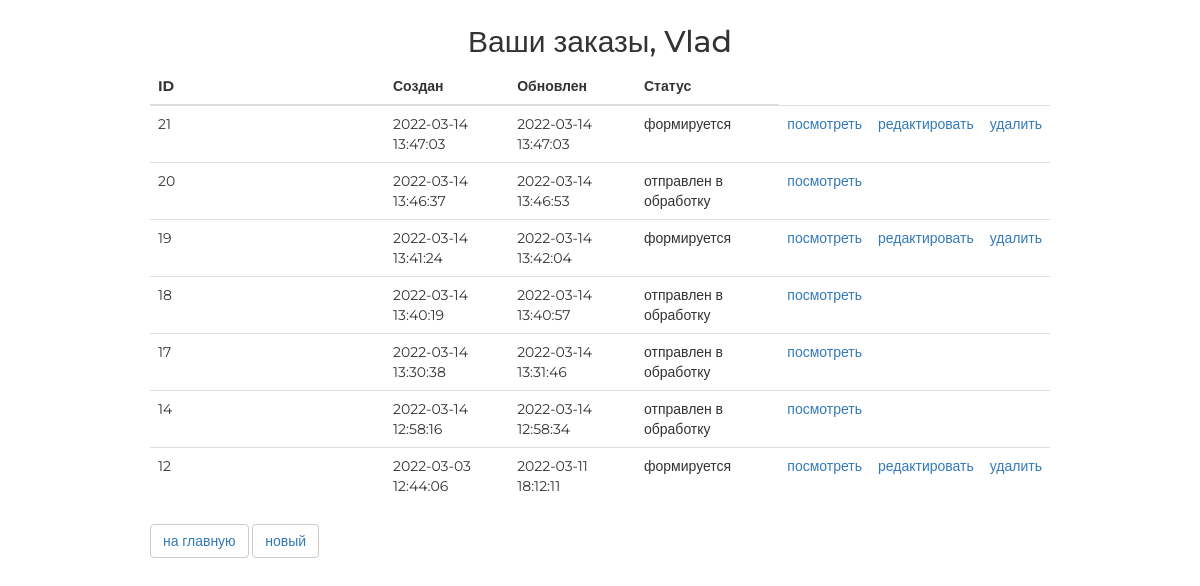
The page /order/ (signed in) on the database as committed earlier.
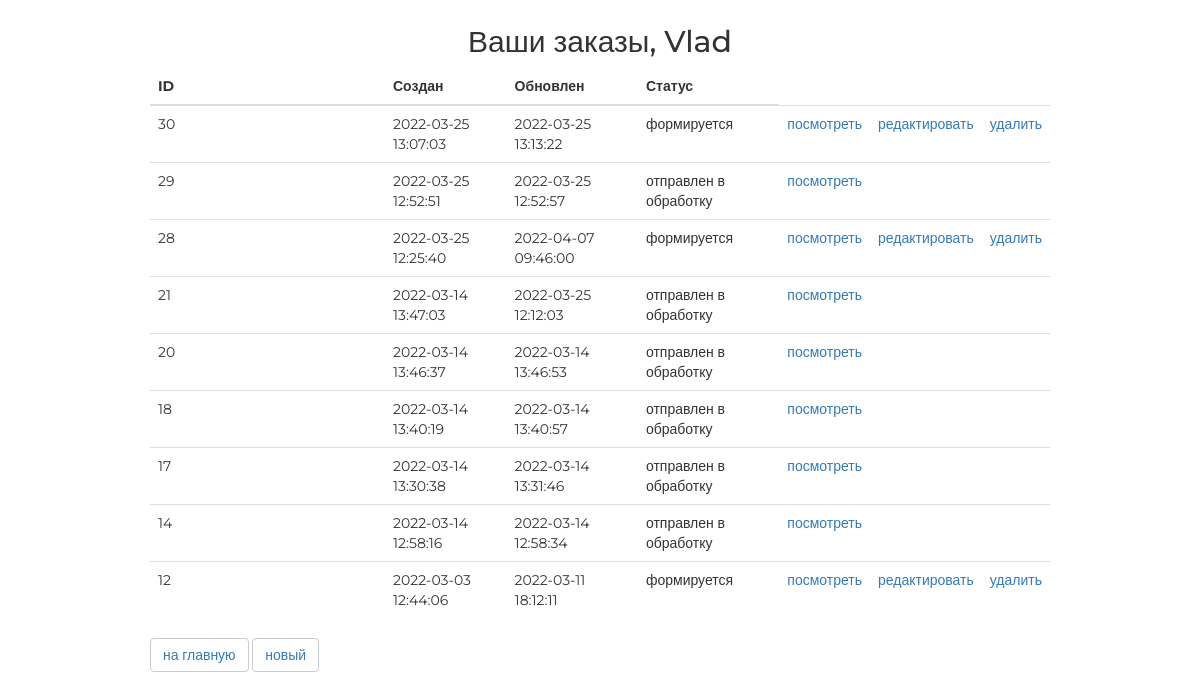
The same page on the database as committed later.
### ordersapp/models.py (models this page shows, shortened)
class Order(models.Model):
    FORMING = "FM"
    SENT_TO_PROCEED = "STP"
    PROCEEDED = "PRD"
    PAID = "PD"
    READY = "RDY"
    CANCEL = "CNC"
    ORDER_STATUS_CHOICES = (
        (FORMING, "формируется"),
        (SENT_TO_PROCEED, "отправлен в обработку"),
        (PAID, "оплачен"),
        (PROCEEDED, "собран"),
        (READY, "готов к выдаче"),
        (CANCEL, "отменен"),
    )
    user = models.ForeignKey(settings.AUTH_USER_MODEL, on_delete=models.CASCADE)
    created = models.DateTimeField(verbose_name="создан", auto_now_add=True)
    updated = models.DateTimeField(verbose_name="обновлен", auto_now=True)
    status = models.CharField(
        verbose_name="статус",
        max_length=3,
        choices=ORDER_STATUS_CHOICES,
        default=FORMING,
    )
    is_active = models.BooleanField(verbose_name="активен", default=True)
    class Meta:
        ordering = ("-created",)
        verbose_name = "заказ"
        verbose_name_plural = "заказы"

### ordersapp/views.py (the view)
# urls.py: path("", ordersapp.OrderList.as_view(), name="orders_list"),
class OrderList(ListView):
    model = Order
    def get_queryset(self):
        return Order.objects.filter(user=self.request.user)

### mainapp/context_processors.py (called while the page is built)
def cart(request):
    cart = []
    if request.user.is_authenticated:
        cart = Cart.objects.filter(user=request.user)
    return {
        "cart": cart,
    }

### ordersapp/templates/ordersapp/order_list.html
{% extends 'ordersapp/base.html' %}
{% load static %}
{% block content %}
   <div class="h2 text-center head">
       Ваши заказы,
       {% if user.first_name %}
           {{ user.first_name|title}}
       {% else %}
           Пользователь
       {% endif %}
   </div>
   <table class="table orders_list">
       <thead>
         <tr>
           <th>ID</th>
           <th>Создан</th>
           <th>Обновлен</th>
           <th>Статус</th>
         </tr>
       </thead>
       <tbody>
           {% for item in object_list %}
               {% if item.is_active %}
               <tr>
                   <td class="td1 orders_list">{{ item.pk }}</td>
                   <td>{{ item.created|date:"Y-m-d H:i:s" }}</td>
                   <td>{{ item.updated|date:"Y-m-d H:i:s" }}</td>
                   <td>{{ item.get_status_display }}</td>
                   <td>
                       <a href="{% url 'ordersapp:order_read' item.pk %}">
                           посмотреть
                       </a>
                   </td>
                   <td>
                       {% if item.status == 'FM' %}
                         <a href="{% url 'ordersapp:order_update' item.pk %}">
                           редактировать
                         </a>
                       {% endif %}
                   </td>
                   <td>
                       {% if item.status == 'FM' %}
                         <a href="{% url 'ordersapp:order_delete' item.pk %}">
                             удалить
                         </a>
                       {% endif %}
                   </td>
               </tr>
               {% endif %}
           {% endfor %}
       </tbody>
   </table>
   <button class="btn btn-default btn-round">
       <a href="{% url 'index' %}">
           на главную
       </a>
   </button>
   <button class="btn btn-default btn-round">
        <a href="{% url 'ordersapp:order_create' %}">
           новый
        </a>
   </button>
{% endblock %}

Rows that differ between the two databases and show on the page:
removed Order: pk "19", created "2022-03-14 13:41:24", updated "2022-03-14 13:42:04", status "формируется", shows "редактировать", shows "удалить"
added Order: pk "30", created "2022-03-25 13:07:03", updated "2022-03-25 13:13:22", status "формируется", shows "редактировать", shows "удалить"
added Order: pk "29", created "2022-03-25 12:52:51", updated "2022-03-25 12:52:57", status "отправлен в обработку"
added Order: pk "28", created "2022-03-25 12:25:40", updated "2022-04-07 09:46:00", status "формируется", shows "редактировать", shows "удалить"
changed Order id 21: updated "2022-03-14 13:47:03" → "2022-03-25 12:12:03"; status "формируется" → "отправлен в обработку"; no longer shows "редактировать удалить"
